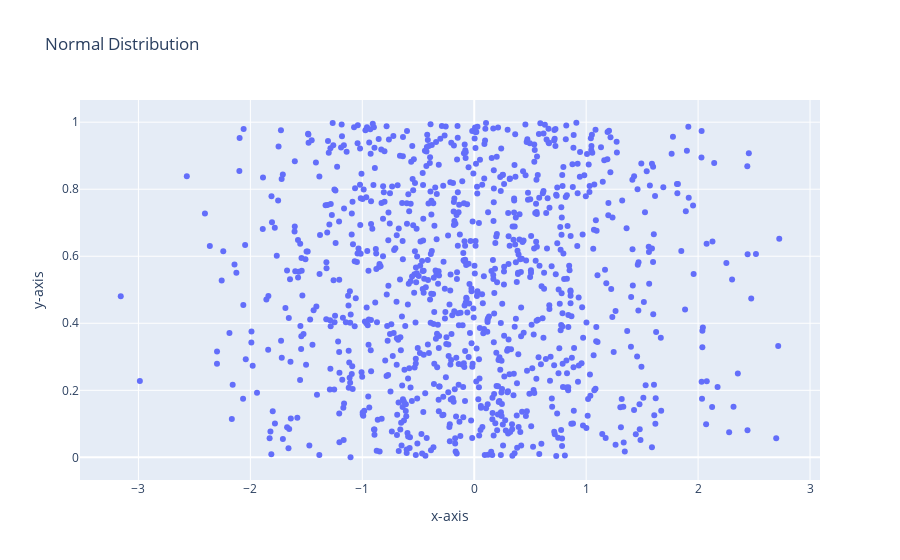

Notebook code for this chart:
### Code cell
# Create a fig from the data and layout. Then plot the fig
fig = go.Figure(data=data, layout=layout)
fig.show()

### Figure 1 — Plotly figure (JSON) as saved in the notebook; plotly's stock layout.template omitted (floating-point values rounded to 4 significant figures; data arrays with more than 128 entries replaced by an {"elided": "..."} marker saying what was removed)
{"data": [{"mode": "markers", "type": "scatter", "x": {"elided": "1000 float values"}, "y": {"elided": "1000 float values"}}], "layout": {"title": {"text": "Normal Distribution"}, "xaxis": {"title": {"text": "x-axis"}}, "yaxis": {"title": {"text": "y-axis"}}}}
